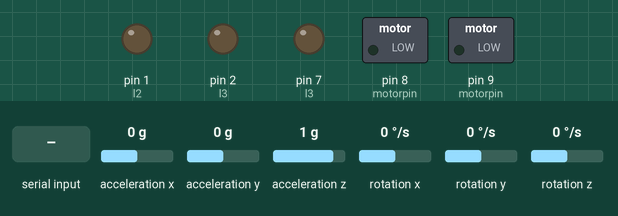
Simulated run of this sketch. Board: Arduino Uno, built with avr-gcc and run on an emulated ATmega328P. Shown: switched loads named in the sketch (green lamp = pin HIGH), output pins drawn as LEDs (lit = HIGH). Inputs (shaded band) come from the test bench; at power-on: acceleration x 0 g, acceleration y 0 g, acceleration z 1 g, rotation x 0 °/s, rotation y 0 °/s, rotation z 0 °/s.

Above: at 1.2 s.
1.3 s: "v" received over the second serial link
At 1.49 s:
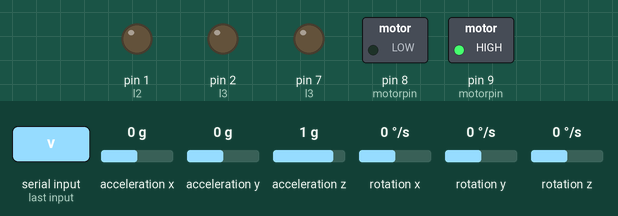
3.1 s: "1" received over the second serial link
At 3.9 s:
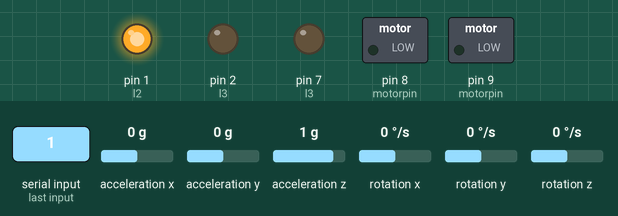
4.6 s: "3" received over the second serial link
At 5.8 s:
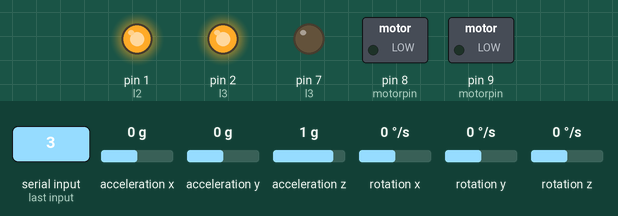
6.1 s: "2" received over the second serial link
At 6.6 s:
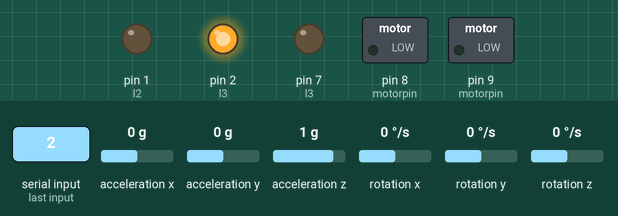
7.6 s: "5" received over the second serial link
At 8.8 s:
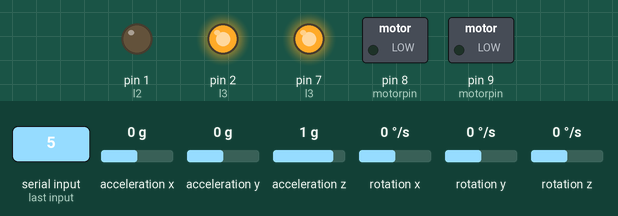
9.1 s: "4" received over the second serial link
At 9.6 s:
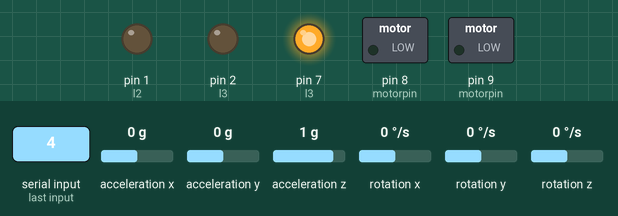
Timing chart, 0 to 11.6 s (numbered marks = the images above; inputs shaded):
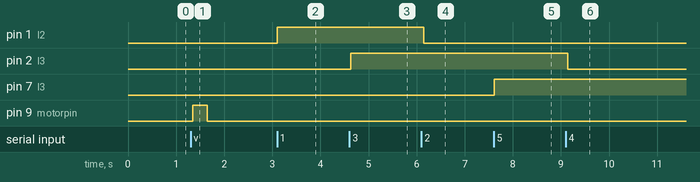

Measured:
- after the input at 1.3 s, pin 9 (motorpin): LOW → HIGH at once, → LOW 0.30 s later
- after the input at 3.1 s, pin 1 (l2): LOW → HIGH at once
- after the input at 4.6 s, pin 2 (l3): LOW → HIGH at once
- after the input at 6.1 s, pin 1 (l2): HIGH → LOW after 0.05 s
- after the input at 7.6 s, pin 7 (l3): LOW → HIGH at once
- after the input at 9.1 s, pin 2 (l3): HIGH → LOW at once

The sketch:

mpu6050BT.ino
```cpp
   //make sure that the BT module is connected and paired,
   //and set to the right com port
   #include "I2Cdev.h"
  #include "MPU6050.h"

// Arduino Wire library is required if I2Cdev I2CDEV_ARDUINO_WIRE implementation
// is used in I2Cdev.h
    #include "Wire.h"
    #include <SoftwareSerial.h>

    MPU6050 accelgyro;
//MPU6050 accelgyro(0x69); // <-- use for AD0 high
    bool band1 = false;
    int16_t ax, ay, az;
    int16_t gx, gy, gz;


    int a=0;
    char c;
    char d;

    int motorpin;
    int l1;
    int l2;
    int l3;
    int l4;
    int button;
    int tx;
    int rx;
    int adiv;
    int gdiv;

    SoftwareSerial  mySerial(3, 4);

    void setup()
    {

      if (band1)
    {
      motorpin = 8;
      l1 = 0;
      l2 = 1;
      l3 = 2;
      l4 = 16;
      button = A1;

    }
    else
    {
       motorpin = 9;
       l1 = 1;
       l2 = 2;
       l3 = 7;
       l4 = 8;
       button = 0;

    }

     // RX, TX
     Wire.begin();

     accelgyro.initialize();
     accelgyro.setFullScaleAccelRange(2);
     accelgyro.setFullScaleGyroRange(2);

     mySerial.begin(9600);
     mySerial.println("Hello, world?");
     pinMode(motorpin, OUTPUT);
     pinMode(l1, OUTPUT);
     pinMode(l2, OUTPUT);
     pinMode(l3, OUTPUT);
     pinMode(l4, OUTPUT);
     //pinMode(button,INPUT);
    }

    float axg;
    float ayg;
    float azg;
    float gxd;
    float gyd;
    float gzd;

    bool vibrate = true;
    void loop()
    {
      accelgyro.getMotion6(&ax, &ay, &az, &gx, &gy, &gz);


      axg = ax/4096.00;
      ayg = ay/4096.00;
      azg = az/4096.00;
      gxd = gx/ 32.80;
      if (abs(gxd) < 2){gxd = 0;}
      gyd = gy/ 32.80;
      if (abs(gyd) < 2){gyd = 0;}
      gzd = gz/ 32.80;
      if (abs(gzd) < 2){gzd = 0;}
      // these methods (and a few others) are also available
      //accelgyro.getAcceleration(&ax, &ay, &az);
      //accelgyro.getRotation(&gx, &gy, &gz);

        // display tab-separated accel/gyro x/y/z values
       // mySerial.print("a/g:\t");
        mySerial.print("A");
        mySerial.print(axg); mySerial.print(",");
        mySerial.print(ayg); mySerial.print(",");
        mySerial.print(azg); mySerial.print(",");
        mySerial.print("G");
        mySerial.print(gxd); mySerial.print(",");
        mySerial.print(gyd); mySerial.print(",");
        mySerial.print(gzd);

        //if (band1){vibrate = (analogRead(button) > 500);}
       // else{vibrate = digitalRead(button);}
        //digitalWrite(l1, !vibrate);
        //digitalWrite(l2, vibrate);
        //digitalWrite(l3, !vibrate);
        //digitalWrite(l4, vibrate);
        //digitalWrite(motorpin, vibrate);
        //vibrate = !vibrate;
         char d;
         if (mySerial.available())
         {
           //digitalWrite(l1,true);
           d=mySerial.read();
           switch(d){
           case 'v':
             Vibrate(300);
             break;
           case '1':
           lightled(1,true);
           break;
           case '2':
           lightled(1,false);
           break;
           case '3':
           lightled(2,true);
           break;
           case '4':
           lightled(2,false);
           break;
           case '5':
           lightled(3,true);
           break;
           case '6':
           lightled(3,false);
           break;
           case '7':
           lightled(4,true);
           break;
           case '8':
           lightled(4,false);
           break;
           default:
           break;
           }


         }

        delay(20);

    }

    void Vibrate(int time)
    {
      digitalWrite(motorpin, true);
      delay(time);
      digitalWrite(motorpin, false);
    }

    void lightled(int light, bool on)
    {
      switch (light)
      {
        case 1:
        digitalWrite(l1, on);
        break;
        case 2:
        digitalWrite(l2, on);
        break;
        case 3:
        digitalWrite(l3, on);
        break;
        case 4:
        digitalWrite(l4, on);
        break;
        default:
        break;
      }
    }
```
